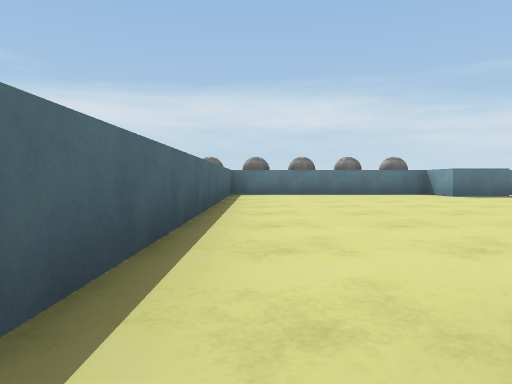
[1] (above)

15 first-person views from a walk through a 3-D level made in the Unity game engine. The camera is 0.31 m above the floor, tilts 2° down and sees 70° across. The floor is counted in squares, 1 m on a side. Each view is taken from the middle of a square. On the plan, view 1 faces up. The plan holds only what a view shows up to about 9 squares ahead; the rest is blank. The place goes on beyond the plan. The player is left out. Surface patterns are stand-ins for the level's own textures.

[2]
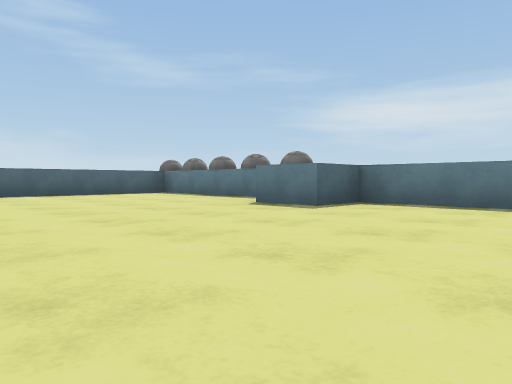

[3]
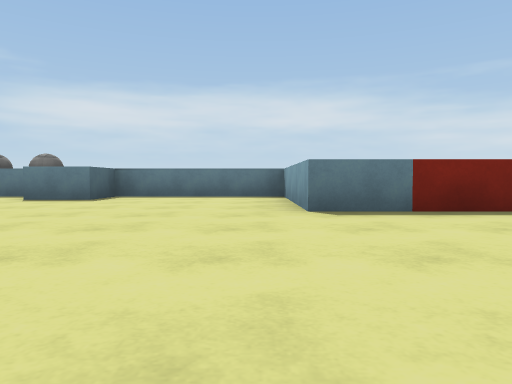

[4]
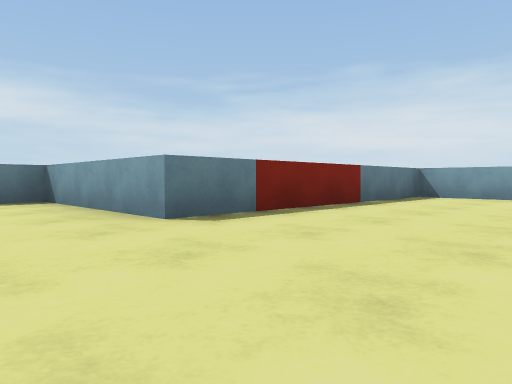

[5]
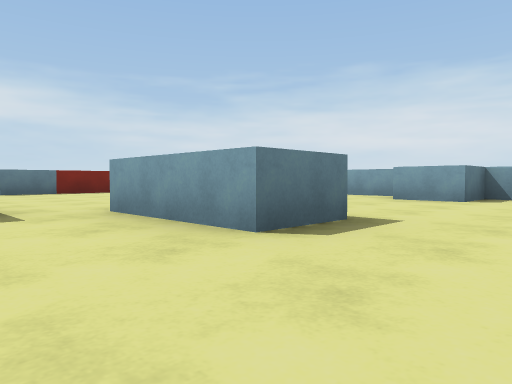

[6]
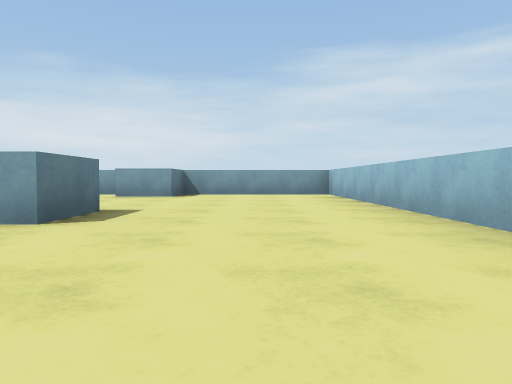

[7]
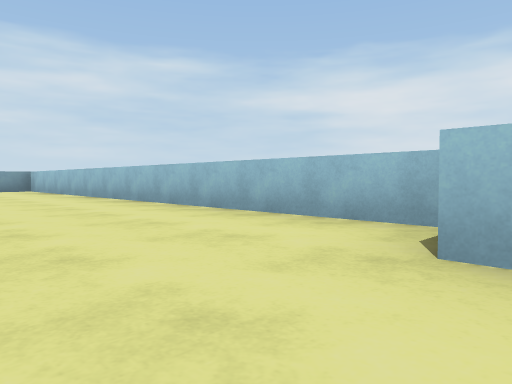

[8]
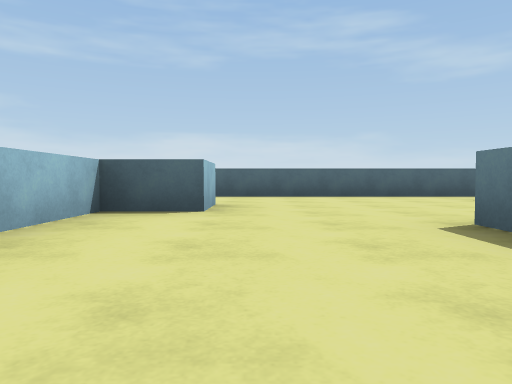

[9]
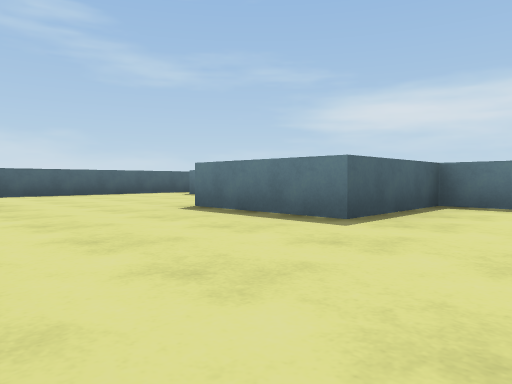

[10]
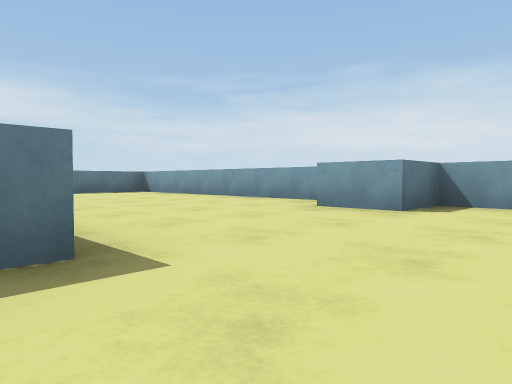

[11]
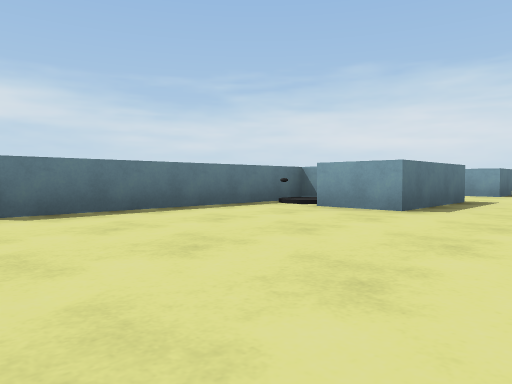

[12]
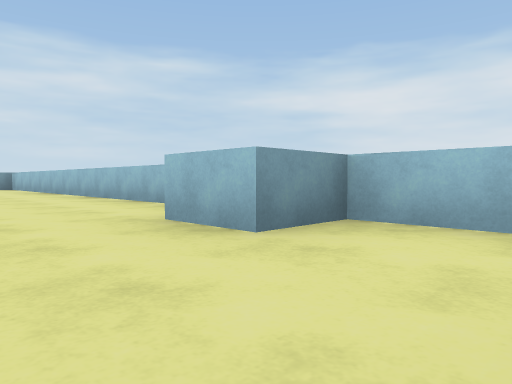

[13]
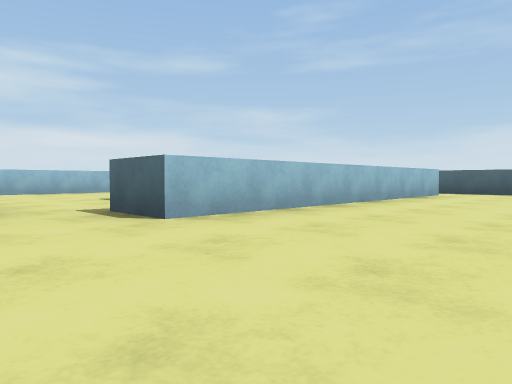

[14]
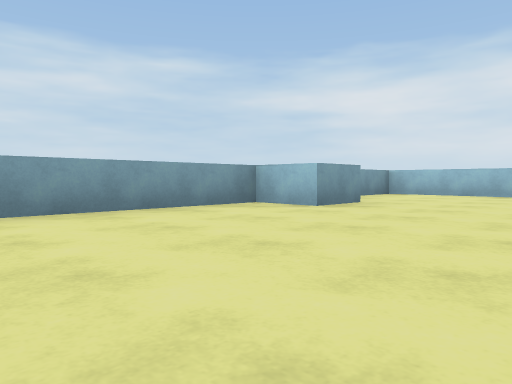

[15]
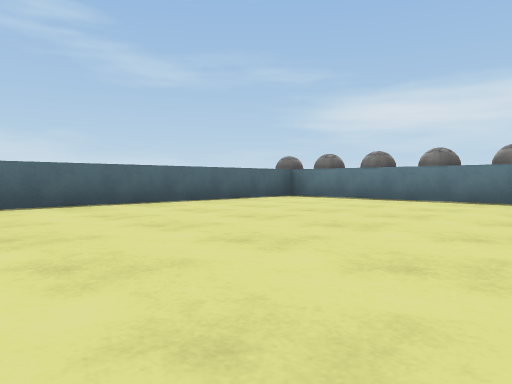

### Floor plan
Points are (right, up) in squares from view 1. A wall is a line through its corners. A room is listed if a view was taken in it or the views show most of it. See-through windows are left out.
Room 1 (views 1, 2, 3, 4, 5, 6, 7, 8, 9, 10, 11, 12, 13, 14, 15)
walls: (4.5, -0.5) (0.5, -0.5); (8.6, -2.5) (7.5, -2.5) (7.5, -0.5); (0.5, 0.5) (6.5, 0.5) (6.5, -0.5) (5.5, -0.5) (5.5, -2.5) (4.5, -2.5); (0.4, -5.5) (12.5, -5.5) (12.5, 4.5) (7.5, 4.5) (7.5, 7.5) (3.4, 7.5); (-0.5, 7.5) (-0.5, -4.8)
objects: ball (-1, 8); ball (0, 8); ball (1, 8); block (2, -5); ball (2, 8); ball (3, 8); block (4, -2); other object (4, -1); block (4, 7); block (12, -2)

Where each view was taken, in squares from view 1:
view 1: 0 up, 0 right, facing up
view 2: 3 up, 7 right, facing up-left
view 3: 1 up, 7 right, facing up
view 4: 2 up, 6 right, facing up-right
view 5: 4 down, 6 right, facing up-right
view 6: 4 down, 5 right, facing right
view 7: 3 down, 2 right, facing down-right
view 8: 4 down, 6 right, facing left
view 9: 5 down, 7 right, facing up-left
view 10: 4 down, 8 right, facing up-right
view 11: 4 down, 0 right, facing up-right
view 12: 3 down, 0 right, facing down-right
view 13: 3 up, 8 right, facing down-left
view 14: 2 up, 9 right, facing down-right
view 15: 2 up, 4 right, facing up-left
